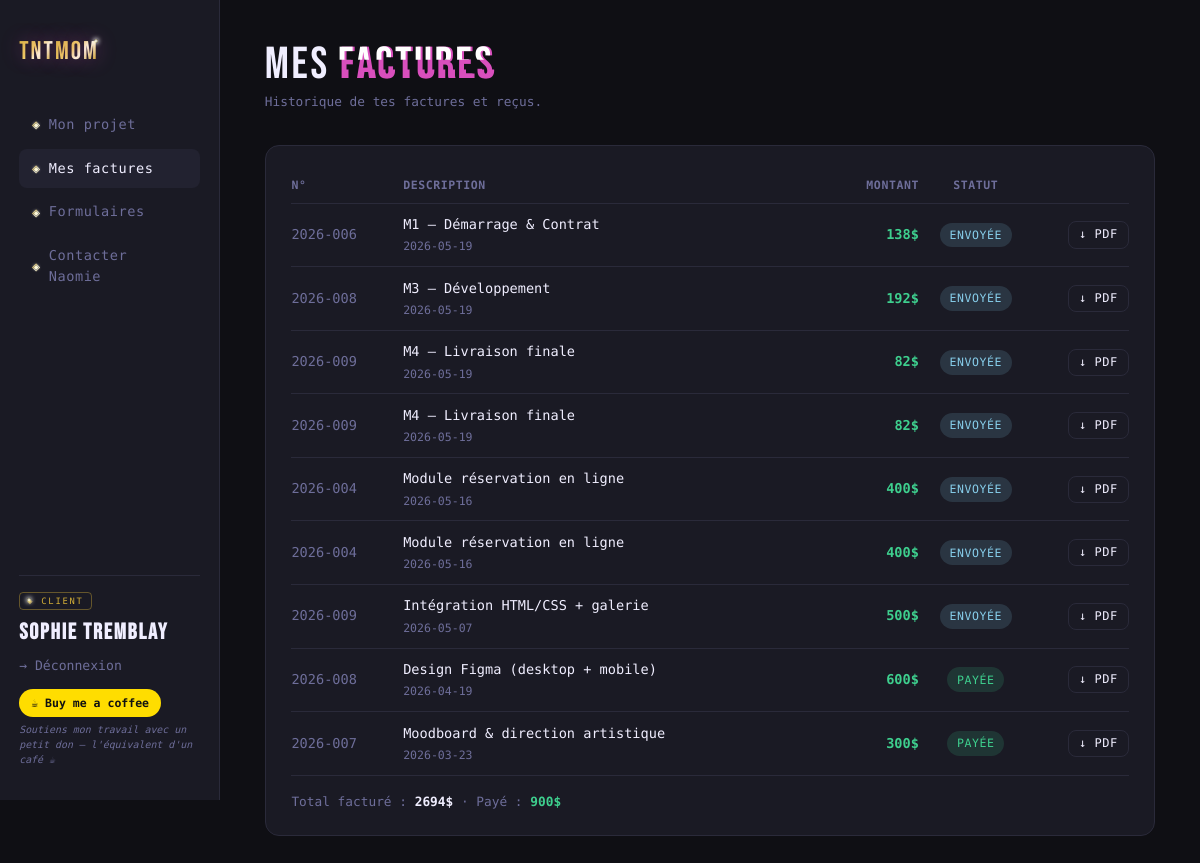
The page /portail/factures (signed in) on the database its author committed.
### tables this page shows
CREATE TABLE clients (
            id         INTEGER PRIMARY KEY AUTOINCREMENT,
            nom        TEXT NOT NULL,
            email      TEXT,
            entreprise TEXT,
            secteur    TEXT,
            notes      TEXT,
            statut     TEXT DEFAULT 'prospect',
            -- statuts possibles : prospect / actif / complété / archivé
            created_at TIMESTAMP DEFAULT CURRENT_TIMESTAMP
        , token TEXT, password TEXT, demo INTEGER DEFAULT 0, rnd INTEGER NOT NULL DEFAULT 0, deleted INTEGER DEFAULT 0);

CREATE TABLE factures (
            id              INTEGER PRIMARY KEY AUTOINCREMENT,
            client_id       INTEGER NOT NULL,
            contrat_id      INTEGER,
            numero          TEXT,
            milestone_titre TEXT,
            description     TEXT,
            montant         REAL NOT NULL DEFAULT 0,
            statut          TEXT DEFAULT 'envoyée',
            date_emission   TEXT NOT NULL,
            date_paiement   TEXT, date_echeance TEXT, deleted INTEGER DEFAULT 0,
            FOREIGN KEY(client_id) REFERENCES clients(id) ON DELETE CASCADE
        );

### routes_client.py (the view)
@client_bp.route('/portail/factures')
@client_login_required
def portail_factures():
    conn = get_db()
    client   = conn.execute('SELECT * FROM clients WHERE id = ?', (session['client_id'],)).fetchone()
    factures = conn.execute(
        'SELECT * FROM factures WHERE client_id = ? ORDER BY date_emission DESC',
        (session['client_id'],)
    ).fetchall()
    conn.close()
    return render_template('portail_factures.html', client=client, factures=factures)

### app.py (called while the page is built, shortened)
@app.before_request
def check_maintenance():
    if os.getenv('MAINTENANCE_MODE') == '1':
        if request.path.startswith('/portail') and not request.path.startswith('/static'):
            return render_template('maintenance.html'), 503

@app.context_processor
def portail_badge_ctx():
    ctx = {'messages_non_lus': 0, 'leads_non_lus': 0}
    try:
        if 'client_id' in session:
            try:
                conn = get_db()
                count = conn.execute(
                    "SELECT COUNT(*) FROM messages_client WHERE client_id=? AND lu_client=0 AND reponse IS NOT NULL",
                    (session['client_id'],)
                ).fetchone()[0]
                conn.close()
            except Exception:
                count = 0
            ctx['messages_non_lus'] = count
    except Exception:
        pass
    return ctx

@app.context_processor
def inject_user():
    return {
        'name': session.get('user_name', ''),
        'client_nom': session.get('client_nom', ''),
        'admin_impersonating': session.get('admin_impersonating', False),
        'role': session.get('user_role',''),
    }

### database.py (called while the page is built)
def get_db():
    conn = sqlite3.connect(DB_PATH)
    conn.row_factory = sqlite3.Row
    conn.execute('PRAGMA foreign_keys = ON')
    return conn

### utils.py (called while the page is built)
def client_login_required(f):
    @wraps(f)
    def decorated(*args, **kwargs):
        if 'client_id' not in session:
            return redirect('/portail/login')
        return f(*args, **kwargs)
    return decorated

### templates/portail_factures.html (shortened to what this page needs)
{% extends "base_portail.html" %}
{% block content %}
<div class="page-header">
    <div>
        <h1 class="page-title">Mes <span class="glitch" data-text="factures">factures</span></h1>
        <div class="page-sub">Historique de tes factures et reçus.</div>
    </div>
</div>
{% if factures %}
<div class="card">
    <div class="factures-table-wrap">
    <table style="width:100%; border-collapse:collapse; font-size:0.85rem;">
        <thead>
            <tr style="color:var(--muted); font-size:0.72rem; text-transform:uppercase; letter-spacing:0.05em;">
                <th style="text-align:left; padding:0.5rem 0; border-bottom:1px solid var(--border);">N°</th>
                <th style="text-align:left; padding:0.5rem 0.5rem; border-bottom:1px solid var(--border);">Description</th>
                <th style="text-align:right; padding:0.5rem 0; border-bottom:1px solid var(--border);">Montant</th>
                <th style="text-align:center; padding:0.5rem 0; border-bottom:1px solid var(--border);">Statut</th>
                <th style="text-align:right; padding:0.5rem 0; border-bottom:1px solid var(--border);"></th>
            </tr>
        </thead>
        <tbody>
        {% for f in factures %}
        <tr>
            <td style="padding:0.65rem 0; border-bottom:1px solid var(--border); color:var(--muted); white-space:nowrap;">{{ f.numero }}</td>
            <td style="padding:0.65rem 0.5rem; border-bottom:1px solid var(--border);">
                {{ f.milestone_titre or f.description or '—' }}
                <div style="font-size:0.72rem; color:var(--muted); margin-top:0.1rem;">{{ f.date_emission }}</div>
            </td>
            <td style="padding:0.65rem 0; border-bottom:1px solid var(--border); text-align:right; font-weight:600; color:var(--green);">{{ f.montant | int }}$</td>
            <td style="padding:0.65rem 0; border-bottom:1px solid var(--border); text-align:center;">
                <span class="badge badge-{{ 'actif' if f.statut == 'payée' else 'envoyé' }}">{{ f.statut }}</span>
            </td>
            <td style="padding:0.65rem 0; border-bottom:1px solid var(--border); text-align:right;">
                <a href="/portail/factures/{{ f.id }}/print" target="_blank"
                   class="btn btn-secondary" style="font-size:0.75rem; padding:3px 10px;">
                    ↓ PDF
                </a>
            </td>
        </tr>
        {% endfor %}
        </tbody>
    </table>
    </div>
    <div style="margin-top:1rem; font-size:0.8rem; color:var(--muted);">
        Total facturé :
        <strong style="color:var(--text);">{{ factures | sum(attribute='montant') | int }}$</strong>
        · Payé :
        <strong style="color:var(--green);">
            {{ factures | selectattr('statut', 'equalto', 'payée') | sum(attribute='montant') | int }}$
        </strong>
    </div>
</div>
{% else %}
<div class="card">
    <div class="empty-state">Aucune facture pour le moment.</div>
</div>
{% endif %}
{% endblock %}

### templates/base_portail.html (shortened to what this page needs)
<!DOCTYPE html>
<html lang="fr">
<head>
    <link rel="stylesheet" href="{{ url_for('static', filename='css/style.css') }}?v=44">
</head>
<body>
<div class="app-layout">
    <aside class="sidebar sidebar-portail">
        <div class="sidebar-logo"><span class="gold-title">TNT</span><span class="gold-title gold-mom">Mom</span></div>
        <nav class="sidebar-nav">
            <a href="/portail/dashboard"
               {% if request.path == '/portail/dashboard' %}class="active"{% endif %}>
                <span class="nav-bullet">◈</span> Mon projet
            </a>
            <a href="/portail/factures"
               {% if request.path == '/portail/factures' %}class="active"{% endif %}>
                <span class="nav-bullet">◈</span> Mes factures
            </a>
            <a href="/portail/formulaires"
               {% if request.path.startswith('/portail/formulaires') %}class="active"{% endif %}>
                <span class="nav-bullet">◈</span> Formulaires
            </a>
            <a href="/portail/contact"
               {% if request.path == '/portail/contact' %}class="active"{% endif %}>
                <span class="nav-bullet">◈</span> Contacter Naomie
            </a>
        </nav>
        <div class="sidebar-user">
            <div class="client-name-wrap">
                <span class="client-tag">◈ client</span>
                <strong class="client-nom">{{ client.nom }}</strong>
            </div>
            {% if not admin_impersonating %}
            <a href="/portail/logout" class="text-muted">→ Déconnexion</a>
            <a href="https://buymeacoffee.com/tntm" target="_blank" class="bmc-btn">☕ Buy me a coffee</a>
            <p class="bmc-desc">Soutiens mon travail avec un petit don — l'équivalent d'un café ☕</p>
            {% endif %}
        </div>
    </aside>
    <main class="main">
        {% block content %}{% endblock %}
    </main>
</div>
</body>
</html>

### rows shown on the page
clients: nom "Sophie Tremblay"
factures: numero "2026-006", milestone_titre "M1 — Démarrage & Contrat", date_emission "2026-05-19", montant "138", statut "ENVOYÉE"
factures: numero "2026-008", milestone_titre "M3 — Développement", date_emission "2026-05-19", montant "192", statut "ENVOYÉE"
factures: numero "2026-009", milestone_titre "M4 — Livraison finale", date_emission "2026-05-19", montant "82", statut "ENVOYÉE"
factures: numero "2026-009", milestone_titre "M4 — Livraison finale", date_emission "2026-05-19", montant "82", statut "ENVOYÉE"
factures: numero "2026-004", milestone_titre "Module réservation en ligne", date_emission "2026-05-16", montant "400", statut "ENVOYÉE"
factures: numero "2026-004", milestone_titre "Module réservation en ligne", date_emission "2026-05-16", montant "400", statut "ENVOYÉE"
factures: numero "2026-009", milestone_titre "Intégration HTML/CSS + galerie", date_emission "2026-05-07", montant "500", statut "ENVOYÉE"
factures: numero "2026-008", milestone_titre "Design Figma (desktop + mobile)", date_emission "2026-04-19", montant "600", statut "PAYÉE"
factures: numero "2026-007", milestone_titre "Moodboard & direction artistique", date_emission "2026-03-23", montant "300", statut "PAYÉE"

### other values the page prints
{{ factures | sum(attribute='montant') | int }} "2694"
